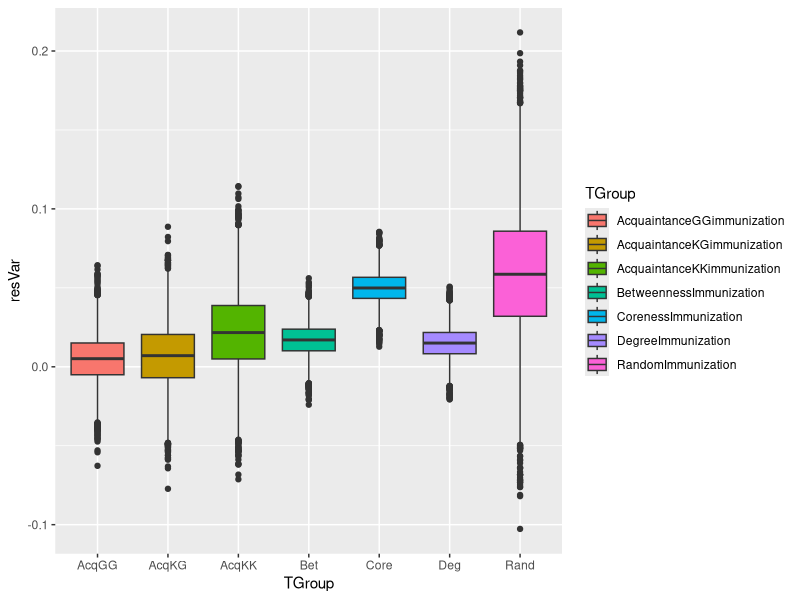
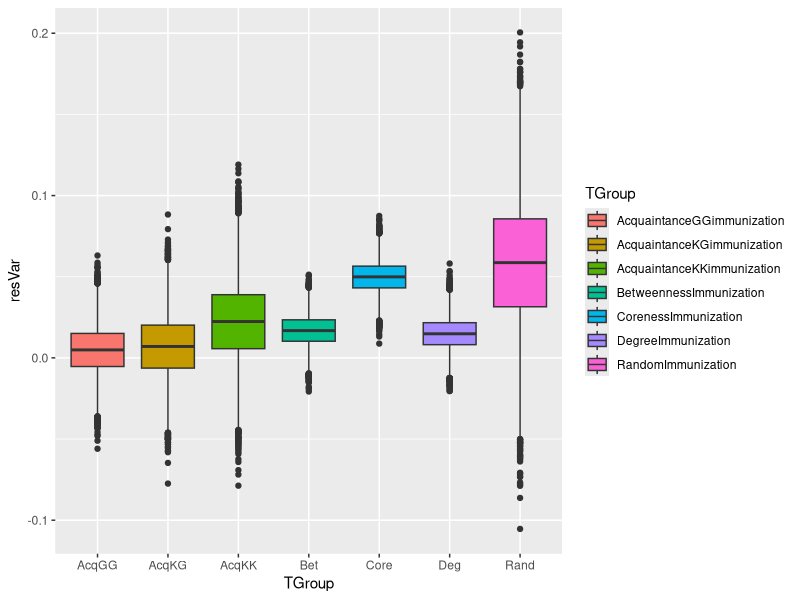
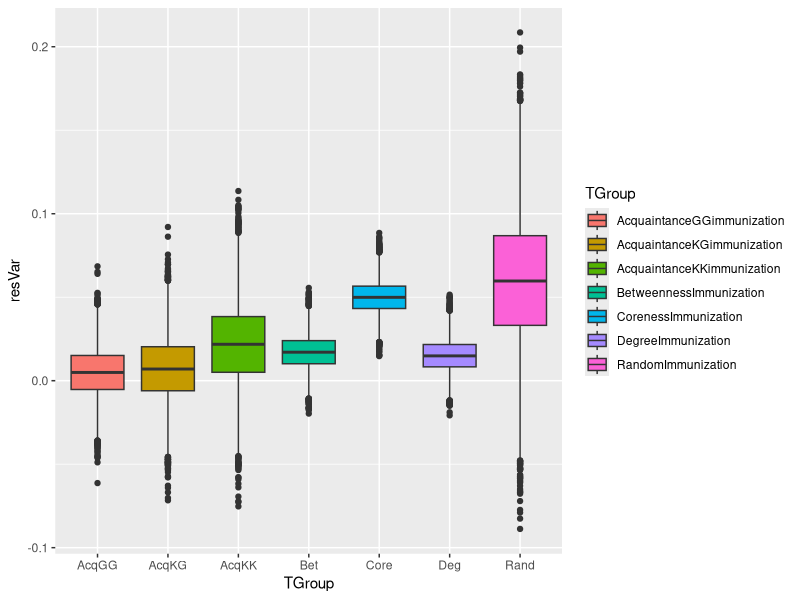
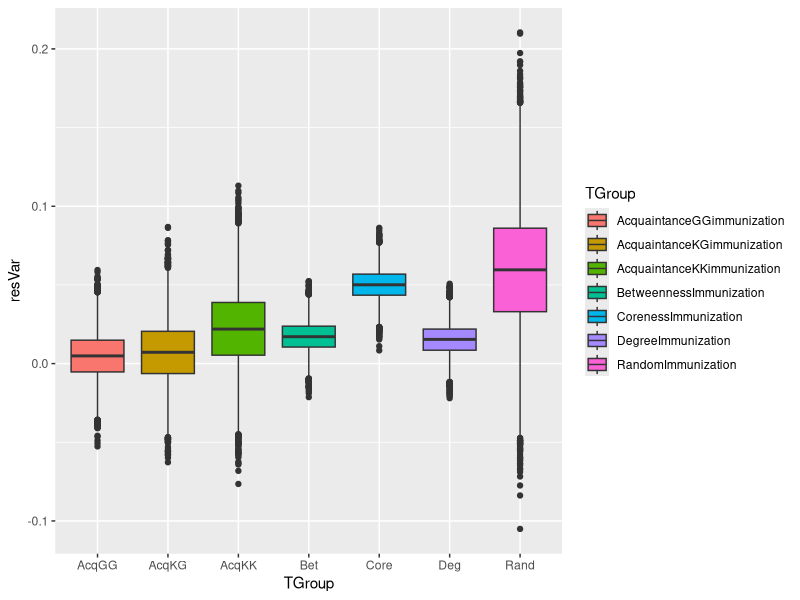
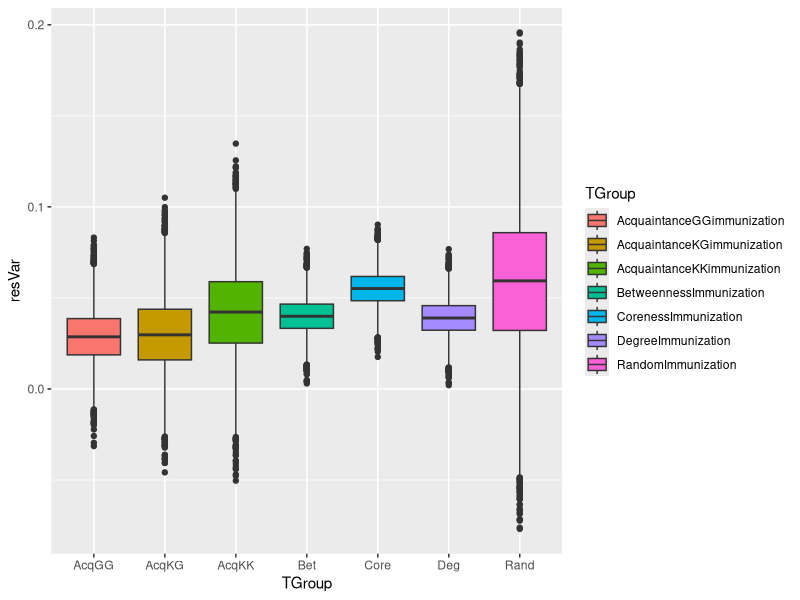
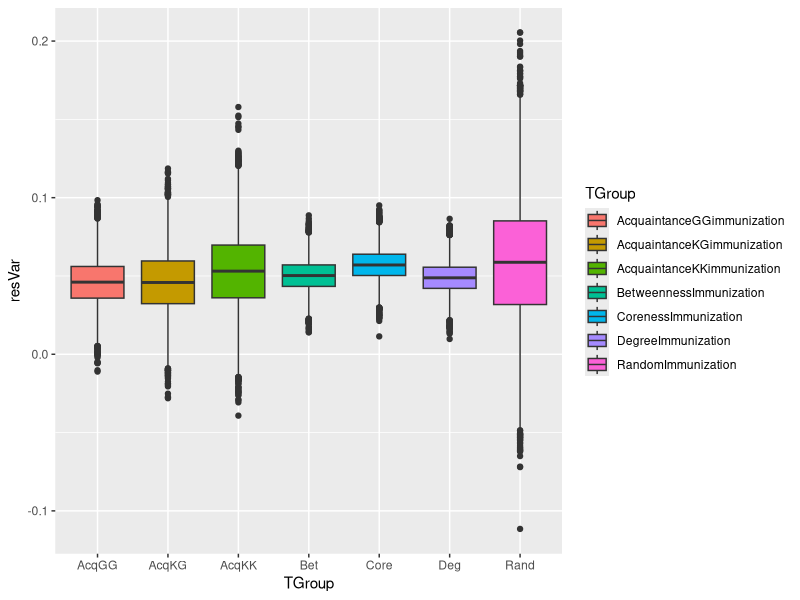
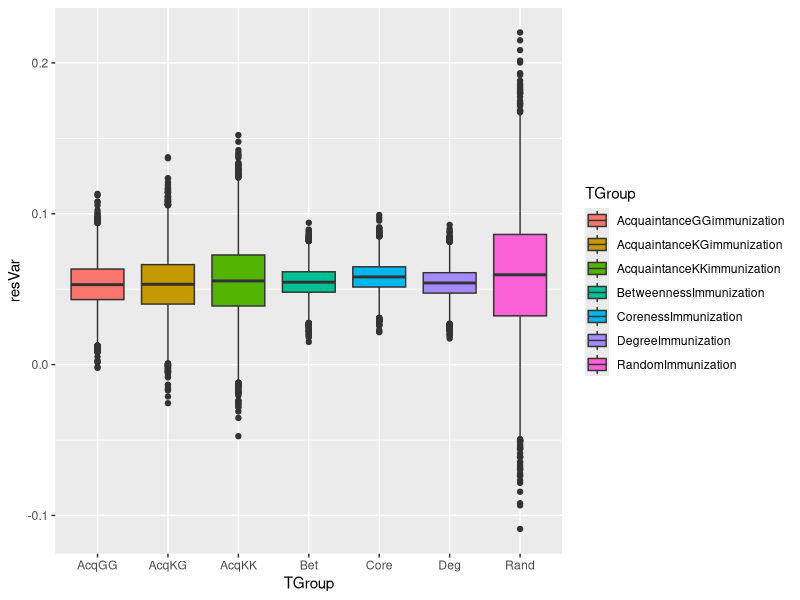
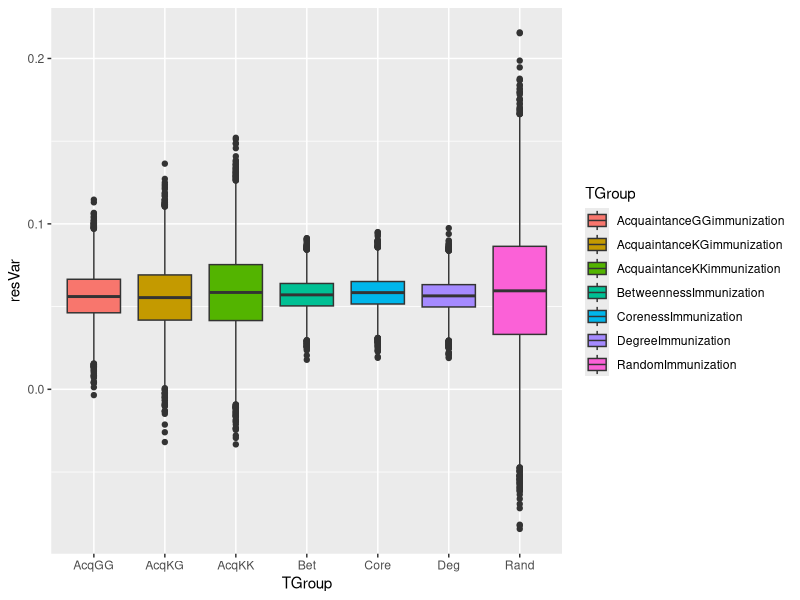

The R source for these figures, in order:
## ---- chunk 1
library(tidyverse)
## ---- chunk 2
nGroup <- 7 # number of treatment groups
nName <- c("RandomImmunization","BetweennessImmunization", "DegreeImmunization", "CorenessImmunization", "AcquaintanceKKimmunization", "AcquaintanceKGimmunization", "AcquaintanceGGimmunization" ) # names of groups
nSize <- c(10000,10000,10000, 10000, 10000, 10000, 10000) # number of observations in each group
nMean <- c(0.059,0.017,0.015, 0.05, 0.022, 0.007, 0.005) # mean of each group
nSD <- c(0.04, 0.01,0.01, 0.01, 0.025, 0.02, 0.015) # standard deviation of each group

ID <- 1:(sum(nSize)) # id vector for each row
resVar <- c(rnorm(n=nSize[1],mean=nMean[1],sd=nSD[1]),
            rnorm(n=nSize[2],mean=nMean[2],sd=nSD[2]),
            rnorm(n=nSize[3],mean=nMean[3],sd=nSD[3]),
            rnorm(n=nSize[4],mean=nMean[4],sd=nSD[4]),
            rnorm(n=nSize[5],mean=nMean[5],sd=nSD[5]),
            rnorm(n=nSize[6],mean=nMean[6],sd=nSD[6]),
            rnorm(n=nSize[7],mean=nMean[7],sd=nSD[7]))
TGroup <- rep(nName,nSize)
ANOdata <- data.frame(ID,TGroup,resVar)
str(ANOdata)
## ---- chunk 3
ANOmodel <- aov(resVar~TGroup,data=ANOdata)
print(ANOmodel)
print(summary(ANOmodel))
z <- summary(ANOmodel)
str(z)
aggregate(resVar~TGroup,data=ANOdata,FUN=mean)
unlist(z)
unlist(z)[7]
ANOsum <- list(Fval=unlist(z)[7],probF=unlist(z)[9])
ANOsum
## ---- chunk 4
ANOPlot <- ggplot(data=ANOdata,aes(x=TGroup,y=resVar,fill=TGroup)) +
           geom_boxplot()  + scale_x_discrete(labels=c("AcqGG", "AcqKG", "AcqKK", "Bet","Core","Deg","Rand"))
print(ANOPlot)
# ggsave(filename="Plot2.pdf",plot=ANOPlot,device="pdf")
#+ theme(text = element_text(size=20), axis.text.x = element_text(angle=90, hjust=1))
## ---- chunk 5
nGroup <- 7 # number of treatment groups
nName <- c("RandomImmunization","BetweennessImmunization", "DegreeImmunization", "CorenessImmunization", "AcquaintanceKKimmunization", "AcquaintanceKGimmunization", "AcquaintanceGGimmunization" ) # names of groups
nSize <- c(10000,10000,10000, 10000, 10000, 10000, 10000) # number of observations in each group
nMean <- c(0.059,0.017,0.015, 0.05, 0.022, 0.007, 0.005) # mean of each group
nSD <- c(0.04, 0.01,0.01, 0.01, 0.025, 0.02, 0.015) # standard deviation of each group

ID <- 1:(sum(nSize)) # id vector for each row
resVar <- c(rnorm(n=nSize[1],mean=nMean[1],sd=nSD[1]),
            rnorm(n=nSize[2],mean=nMean[2],sd=nSD[2]),
            rnorm(n=nSize[3],mean=nMean[3],sd=nSD[3]),
            rnorm(n=nSize[4],mean=nMean[4],sd=nSD[4]),
            rnorm(n=nSize[5],mean=nMean[5],sd=nSD[5]),
            rnorm(n=nSize[6],mean=nMean[6],sd=nSD[6]),
            rnorm(n=nSize[7],mean=nMean[7],sd=nSD[7]))
TGroup <- rep(nName,nSize)
ANOdata <- data.frame(ID,TGroup,resVar)
str(ANOdata)


 

ANOmodel <- aov(resVar~TGroup,data=ANOdata)
print(ANOmodel)
print(summary(ANOmodel))
z <- summary(ANOmodel)
str(z)
aggregate(resVar~TGroup,data=ANOdata,FUN=mean)
unlist(z)
unlist(z)[7]
ANOsum <- list(Fval=unlist(z)[7],probF=unlist(z)[9])
ANOsum








ANOPlot <- ggplot(data=ANOdata,aes(x=TGroup,y=resVar,fill=TGroup)) +
           geom_boxplot()  + scale_x_discrete(labels=c("AcqGG", "AcqKG", "AcqKK", "Bet","Core","Deg","Rand"))
print(ANOPlot)
# ggsave(filename="Plot2.pdf",plot=ANOPlot,device="pdf")
#+ theme(text = element_text(size=20), axis.text.x = element_text(angle=90, hjust=1))
## ---- chunk 6
nGroup <- 7 # number of treatment groups
nName <- c("RandomImmunization","BetweennessImmunization", "DegreeImmunization", "CorenessImmunization", "AcquaintanceKKimmunization", "AcquaintanceKGimmunization", "AcquaintanceGGimmunization" ) # names of groups
nSize <- c(10000,10000,10000, 10000, 10000, 10000, 10000) # number of observations in each group
nMean <- c(0.059,0.017,0.015, 0.05, 0.022, 0.007, 0.005) # mean of each group
nSD <- c(0.04, 0.01,0.01, 0.01, 0.025, 0.02, 0.015) # standard deviation of each group

ID <- 1:(sum(nSize)) # id vector for each row
resVar <- c(rnorm(n=nSize[1],mean=nMean[1],sd=nSD[1]),
            rnorm(n=nSize[2],mean=nMean[2],sd=nSD[2]),
            rnorm(n=nSize[3],mean=nMean[3],sd=nSD[3]),
            rnorm(n=nSize[4],mean=nMean[4],sd=nSD[4]),
            rnorm(n=nSize[5],mean=nMean[5],sd=nSD[5]),
            rnorm(n=nSize[6],mean=nMean[6],sd=nSD[6]),
            rnorm(n=nSize[7],mean=nMean[7],sd=nSD[7]))
TGroup <- rep(nName,nSize)
ANOdata <- data.frame(ID,TGroup,resVar)
str(ANOdata)


 

ANOmodel <- aov(resVar~TGroup,data=ANOdata)
print(ANOmodel)
print(summary(ANOmodel))
z <- summary(ANOmodel)
str(z)
aggregate(resVar~TGroup,data=ANOdata,FUN=mean)
unlist(z)
unlist(z)[7]
ANOsum <- list(Fval=unlist(z)[7],probF=unlist(z)[9])
ANOsum








ANOPlot <- ggplot(data=ANOdata,aes(x=TGroup,y=resVar,fill=TGroup)) +
           geom_boxplot()  + scale_x_discrete(labels=c("AcqGG", "AcqKG", "AcqKK", "Bet","Core","Deg","Rand"))
print(ANOPlot)
# ggsave(filename="Plot2.pdf",plot=ANOPlot,device="pdf")
#+ theme(text = element_text(size=20), axis.text.x = element_text(angle=90, hjust=1))
## ---- chunk 7
nGroup <- 7 # number of treatment groups
nName <- c("RandomImmunization","BetweennessImmunization", "DegreeImmunization", "CorenessImmunization", "AcquaintanceKKimmunization", "AcquaintanceKGimmunization", "AcquaintanceGGimmunization" ) # names of groups
nSize <- c(10000,10000,10000, 10000, 10000, 10000, 10000) # number of observations in each group
nMean <- c(0.059,0.017,0.015, 0.05, 0.022, 0.007, 0.005) # mean of each group
nSD <- c(0.04, 0.01,0.01, 0.01, 0.025, 0.02, 0.015) # standard deviation of each group

ID <- 1:(sum(nSize)) # id vector for each row
resVar <- c(rnorm(n=nSize[1],mean=nMean[1],sd=nSD[1]),
            rnorm(n=nSize[2],mean=nMean[2],sd=nSD[2]),
            rnorm(n=nSize[3],mean=nMean[3],sd=nSD[3]),
            rnorm(n=nSize[4],mean=nMean[4],sd=nSD[4]),
            rnorm(n=nSize[5],mean=nMean[5],sd=nSD[5]),
            rnorm(n=nSize[6],mean=nMean[6],sd=nSD[6]),
            rnorm(n=nSize[7],mean=nMean[7],sd=nSD[7]))
TGroup <- rep(nName,nSize)
ANOdata <- data.frame(ID,TGroup,resVar)
str(ANOdata)


 

ANOmodel <- aov(resVar~TGroup,data=ANOdata)
print(ANOmodel)
print(summary(ANOmodel))
z <- summary(ANOmodel)
str(z)
aggregate(resVar~TGroup,data=ANOdata,FUN=mean)
unlist(z)
unlist(z)[7]
ANOsum <- list(Fval=unlist(z)[7],probF=unlist(z)[9])
ANOsum








ANOPlot <- ggplot(data=ANOdata,aes(x=TGroup,y=resVar,fill=TGroup)) +
           geom_boxplot()  + scale_x_discrete(labels=c("AcqGG", "AcqKG", "AcqKK", "Bet","Core","Deg","Rand"))
print(ANOPlot)
# ggsave(filename="Plot2.pdf",plot=ANOPlot,device="pdf")
#+ theme(text = element_text(size=20), axis.text.x = element_text(angle=90, hjust=1))
## ---- chunk 8
nGroup <- 7 # number of treatment groups
nName <- c("RandomImmunization","BetweennessImmunization", "DegreeImmunization", "CorenessImmunization", "AcquaintanceKKimmunization", "AcquaintanceKGimmunization", "AcquaintanceGGimmunization" ) # names of groups
nSize <- c(10000,10000,10000, 10000, 10000, 10000, 10000) # number of observations in each group
nMean <- c(0.059,0.04,0.039, 0.055, 0.042, 0.03, 0.029) # mean of each group
nSD <- c(0.04, 0.01,0.01, 0.01, 0.025, 0.02, 0.015) # standard deviation of each group

ID <- 1:(sum(nSize)) # id vector for each row
resVar <- c(rnorm(n=nSize[1],mean=nMean[1],sd=nSD[1]),
            rnorm(n=nSize[2],mean=nMean[2],sd=nSD[2]),
            rnorm(n=nSize[3],mean=nMean[3],sd=nSD[3]),
            rnorm(n=nSize[4],mean=nMean[4],sd=nSD[4]),
            rnorm(n=nSize[5],mean=nMean[5],sd=nSD[5]),
            rnorm(n=nSize[6],mean=nMean[6],sd=nSD[6]),
            rnorm(n=nSize[7],mean=nMean[7],sd=nSD[7]))
TGroup <- rep(nName,nSize)
ANOdata <- data.frame(ID,TGroup,resVar)
str(ANOdata)


 

ANOmodel <- aov(resVar~TGroup,data=ANOdata)
print(ANOmodel)
print(summary(ANOmodel))
z <- summary(ANOmodel)
str(z)
aggregate(resVar~TGroup,data=ANOdata,FUN=mean)
unlist(z)
unlist(z)[7]
ANOsum <- list(Fval=unlist(z)[7],probF=unlist(z)[9])
ANOsum








ANOPlot <- ggplot(data=ANOdata,aes(x=TGroup,y=resVar,fill=TGroup)) +
           geom_boxplot()  + scale_x_discrete(labels=c("AcqGG", "AcqKG", "AcqKK", "Bet","Core","Deg","Rand"))
print(ANOPlot)
# ggsave(filename="Plot2.pdf",plot=ANOPlot,device="pdf")
#+ theme(text = element_text(size=20), axis.text.x = element_text(angle=90, hjust=1))
## ---- chunk 9
nGroup <- 7 # number of treatment groups
nName <- c("RandomImmunization","BetweennessImmunization", "DegreeImmunization", "CorenessImmunization", "AcquaintanceKKimmunization", "AcquaintanceKGimmunization", "AcquaintanceGGimmunization" ) # names of groups
nSize <- c(10000,10000,10000, 10000, 10000, 10000, 10000) # number of observations in each group
nMean <- c(0.059,0.05,0.049, 0.057, 0.053, 0.046, 0.046) # mean of each group
nSD <- c(0.04, 0.01,0.01, 0.01, 0.025, 0.02, 0.015) # standard deviation of each group

ID <- 1:(sum(nSize)) # id vector for each row
resVar <- c(rnorm(n=nSize[1],mean=nMean[1],sd=nSD[1]),
            rnorm(n=nSize[2],mean=nMean[2],sd=nSD[2]),
            rnorm(n=nSize[3],mean=nMean[3],sd=nSD[3]),
            rnorm(n=nSize[4],mean=nMean[4],sd=nSD[4]),
            rnorm(n=nSize[5],mean=nMean[5],sd=nSD[5]),
            rnorm(n=nSize[6],mean=nMean[6],sd=nSD[6]),
            rnorm(n=nSize[7],mean=nMean[7],sd=nSD[7]))
TGroup <- rep(nName,nSize)
ANOdata <- data.frame(ID,TGroup,resVar)
str(ANOdata)


 

ANOmodel <- aov(resVar~TGroup,data=ANOdata)
print(ANOmodel)
print(summary(ANOmodel))
z <- summary(ANOmodel)
str(z)
aggregate(resVar~TGroup,data=ANOdata,FUN=mean)
unlist(z)
unlist(z)[7]
ANOsum <- list(Fval=unlist(z)[7],probF=unlist(z)[9])
ANOsum








ANOPlot <- ggplot(data=ANOdata,aes(x=TGroup,y=resVar,fill=TGroup)) +
           geom_boxplot()  + scale_x_discrete(labels=c("AcqGG", "AcqKG", "AcqKK", "Bet","Core","Deg","Rand"))
print(ANOPlot)
# ggsave(filename="Plot2.pdf",plot=ANOPlot,device="pdf")
#+ theme(text = element_text(size=20), axis.text.x = element_text(angle=90, hjust=1))
## ---- chunk 10
nGroup <- 7 # number of treatment groups
nName <- c("RandomImmunization","BetweennessImmunization", "DegreeImmunization", "CorenessImmunization", "AcquaintanceKKimmunization", "AcquaintanceKGimmunization", "AcquaintanceGGimmunization" ) # names of groups
nSize <- c(10000,10000,10000, 10000, 10000, 10000, 10000) # number of observations in each group
nMean <- c(0.059,0.0545,0.054, 0.058, 0.056, 0.053, 0.053) # mean of each group
nSD <- c(0.04, 0.01,0.01, 0.01, 0.025, 0.02, 0.015) # standard deviation of each group

ID <- 1:(sum(nSize)) # id vector for each row
resVar <- c(rnorm(n=nSize[1],mean=nMean[1],sd=nSD[1]),
            rnorm(n=nSize[2],mean=nMean[2],sd=nSD[2]),
            rnorm(n=nSize[3],mean=nMean[3],sd=nSD[3]),
            rnorm(n=nSize[4],mean=nMean[4],sd=nSD[4]),
            rnorm(n=nSize[5],mean=nMean[5],sd=nSD[5]),
            rnorm(n=nSize[6],mean=nMean[6],sd=nSD[6]),
            rnorm(n=nSize[7],mean=nMean[7],sd=nSD[7]))
TGroup <- rep(nName,nSize)
ANOdata <- data.frame(ID,TGroup,resVar)
str(ANOdata)


 

ANOmodel <- aov(resVar~TGroup,data=ANOdata)
print(ANOmodel)
print(summary(ANOmodel))
z <- summary(ANOmodel)
str(z)
aggregate(resVar~TGroup,data=ANOdata,FUN=mean)
unlist(z)
unlist(z)[7]
ANOsum <- list(Fval=unlist(z)[7],probF=unlist(z)[9])
ANOsum








ANOPlot <- ggplot(data=ANOdata,aes(x=TGroup,y=resVar,fill=TGroup)) +
           geom_boxplot()  + scale_x_discrete(labels=c("AcqGG", "AcqKG", "AcqKK", "Bet","Core","Deg","Rand"))
print(ANOPlot)
# ggsave(filename="Plot2.pdf",plot=ANOPlot,device="pdf")
#+ theme(text = element_text(size=20), axis.text.x = element_text(angle=90, hjust=1))
## ---- chunk 11
nGroup <- 7 # number of treatment groups
nName <- c("RandomImmunization","BetweennessImmunization", "DegreeImmunization", "CorenessImmunization", "AcquaintanceKKimmunization", "AcquaintanceKGimmunization", "AcquaintanceGGimmunization" ) # names of groups
nSize <- c(10000,10000,10000, 10000, 10000, 10000, 10000) # number of observations in each group
nMean <- c(0.059,0.057,0.0565, 0.0585, 0.058, 0.056, 0.056) # mean of each group
nSD <- c(0.04, 0.01,0.01, 0.01, 0.025, 0.02, 0.015) # standard deviation of each group

ID <- 1:(sum(nSize)) # id vector for each row
resVar <- c(rnorm(n=nSize[1],mean=nMean[1],sd=nSD[1]),
            rnorm(n=nSize[2],mean=nMean[2],sd=nSD[2]),
            rnorm(n=nSize[3],mean=nMean[3],sd=nSD[3]),
            rnorm(n=nSize[4],mean=nMean[4],sd=nSD[4]),
            rnorm(n=nSize[5],mean=nMean[5],sd=nSD[5]),
            rnorm(n=nSize[6],mean=nMean[6],sd=nSD[6]),
            rnorm(n=nSize[7],mean=nMean[7],sd=nSD[7]))
TGroup <- rep(nName,nSize)
ANOdata <- data.frame(ID,TGroup,resVar)
str(ANOdata)


 

ANOmodel <- aov(resVar~TGroup,data=ANOdata)
print(ANOmodel)
print(summary(ANOmodel))
z <- summary(ANOmodel)
str(z)
aggregate(resVar~TGroup,data=ANOdata,FUN=mean)
unlist(z)
unlist(z)[7]
ANOsum <- list(Fval=unlist(z)[7],probF=unlist(z)[9])
ANOsum








ANOPlot <- ggplot(data=ANOdata,aes(x=TGroup,y=resVar,fill=TGroup)) +
           geom_boxplot()  + scale_x_discrete(labels=c("AcqGG", "AcqKG", "AcqKK", "Bet","Core","Deg","Rand"))
print(ANOPlot)
# ggsave(filename="Plot2.pdf",plot=ANOPlot,device="pdf")
#+ theme(text = element_text(size=20), axis.text.x = element_text(angle=90, hjust=1))
## ---- chunk 12
nGroup <- 7 # number of treatment groups
nName <- c("RandomImmunization","BetweennessImmunization", "DegreeImmunization", "CorenessImmunization", "AcquaintanceKKimmunization", "AcquaintanceKGimmunization", "AcquaintanceGGimmunization" ) # names of groups
nSize <- c(10000,10000,10000, 10000, 10000, 10000, 10000) # number of observations in each group
nMean <- c(0.059,0.058,0.05725, 0.05875, 0.05875, 0.0575, 0.0575) # mean of each group
nSD <- c(0.04, 0.01,0.01, 0.01, 0.025, 0.02, 0.015) # standard deviation of each group

ID <- 1:(sum(nSize)) # id vector for each row
resVar <- c(rnorm(n=nSize[1],mean=nMean[1],sd=nSD[1]),
            rnorm(n=nSize[2],mean=nMean[2],sd=nSD[2]),
            rnorm(n=nSize[3],mean=nMean[3],sd=nSD[3]),
            rnorm(n=nSize[4],mean=nMean[4],sd=nSD[4]),
            rnorm(n=nSize[5],mean=nMean[5],sd=nSD[5]),
            rnorm(n=nSize[6],mean=nMean[6],sd=nSD[6]),
            rnorm(n=nSize[7],mean=nMean[7],sd=nSD[7]))
TGroup <- rep(nName,nSize)
ANOdata <- data.frame(ID,TGroup,resVar)
str(ANOdata)


 

ANOmodel <- aov(resVar~TGroup,data=ANOdata)
print(ANOmodel)
print(summary(ANOmodel))
z <- summary(ANOmodel)
str(z)
aggregate(resVar~TGroup,data=ANOdata,FUN=mean)
unlist(z)
unlist(z)[7]
ANOsum <- list(Fval=unlist(z)[7],probF=unlist(z)[9])
ANOsum








ANOPlot <- ggplot(data=ANOdata,aes(x=TGroup,y=resVar,fill=TGroup)) +
           geom_boxplot()  + scale_x_discrete(labels=c("AcqGG", "AcqKG", "AcqKK", "Bet","Core","Deg","Rand"))
print(ANOPlot)
# ggsave(filename="Plot2.pdf",plot=ANOPlot,device="pdf")
#+ theme(text = element_text(size=20), axis.text.x = element_text(angle=90, hjust=1))
## ---- chunk 13
nGroup <- 7 # number of treatment groups
nName <- c("RandomImmunization","BetweennessImmunization", "DegreeImmunization", "CorenessImmunization", "AcquaintanceKKimmunization", "AcquaintanceKGimmunization", "AcquaintanceGGimmunization" ) # names of groups
nSize <- c(10000,10000,10000, 10000, 10000, 10000, 10000) # number of observations in each group
nMean <- c(0.059,0.0585,0.058, 0.0589, 0.0589, 0.05825, 0.05825) # mean of each group
nSD <- c(0.04, 0.01,0.01, 0.01, 0.025, 0.02, 0.015) # standard deviation of each group

ID <- 1:(sum(nSize)) # id vector for each row
resVar <- c(rnorm(n=nSize[1],mean=nMean[1],sd=nSD[1]),
            rnorm(n=nSize[2],mean=nMean[2],sd=nSD[2]),
            rnorm(n=nSize[3],mean=nMean[3],sd=nSD[3]),
            rnorm(n=nSize[4],mean=nMean[4],sd=nSD[4]),
            rnorm(n=nSize[5],mean=nMean[5],sd=nSD[5]),
            rnorm(n=nSize[6],mean=nMean[6],sd=nSD[6]),
            rnorm(n=nSize[7],mean=nMean[7],sd=nSD[7]))
TGroup <- rep(nName,nSize)
ANOdata <- data.frame(ID,TGroup,resVar)
str(ANOdata)


 

ANOmodel <- aov(resVar~TGroup,data=ANOdata)
print(ANOmodel)
print(summary(ANOmodel))
z <- summary(ANOmodel)
str(z)
aggregate(resVar~TGroup,data=ANOdata,FUN=mean)
unlist(z)
unlist(z)[7]
ANOsum <- list(Fval=unlist(z)[7],probF=unlist(z)[9])
ANOsum








ANOPlot <- ggplot(data=ANOdata,aes(x=TGroup,y=resVar,fill=TGroup)) +
           geom_boxplot()  + scale_x_discrete(labels=c("AcqGG", "AcqKG", "AcqKK", "Bet","Core","Deg","Rand"))
print(ANOPlot)
# ggsave(filename="Plot2.pdf",plot=ANOPlot,device="pdf")
#+ theme(text = element_text(size=20), axis.text.x = element_text(angle=90, hjust=1))
## ---- chunk 14
nGroup <- 7 # number of treatment groups
nName <- c("RandomImmunization","BetweennessImmunization", "DegreeImmunization", "CorenessImmunization", "AcquaintanceKKimmunization", "AcquaintanceKGimmunization", "AcquaintanceGGimmunization" ) # names of groups
nSize <- c(10000,10000,10000, 10000, 10000, 10000, 10000) # number of observations in each group
nMean <- c(0.059,0.05875,0.0585, 0.05895, 0.05895, 0.0588, 0.0588) # mean of each group
nSD <- c(0.04, 0.01,0.01, 0.01, 0.025, 0.02, 0.015) # standard deviation of each group

ID <- 1:(sum(nSize)) # id vector for each row
resVar <- c(rnorm(n=nSize[1],mean=nMean[1],sd=nSD[1]),
            rnorm(n=nSize[2],mean=nMean[2],sd=nSD[2]),
            rnorm(n=nSize[3],mean=nMean[3],sd=nSD[3]),
            rnorm(n=nSize[4],mean=nMean[4],sd=nSD[4]),
            rnorm(n=nSize[5],mean=nMean[5],sd=nSD[5]),
            rnorm(n=nSize[6],mean=nMean[6],sd=nSD[6]),
            rnorm(n=nSize[7],mean=nMean[7],sd=nSD[7]))
TGroup <- rep(nName,nSize)
ANOdata <- data.frame(ID,TGroup,resVar)
str(ANOdata)


 

ANOmodel <- aov(resVar~TGroup,data=ANOdata)
print(ANOmodel)
print(summary(ANOmodel))
z <- summary(ANOmodel)
str(z)
aggregate(resVar~TGroup,data=ANOdata,FUN=mean)
unlist(z)
unlist(z)[7]
ANOsum <- list(Fval=unlist(z)[7],probF=unlist(z)[9])
ANOsum








ANOPlot <- ggplot(data=ANOdata,aes(x=TGroup,y=resVar,fill=TGroup)) +
           geom_boxplot()  + scale_x_discrete(labels=c("AcqGG", "AcqKG", "AcqKK", "Bet","Core","Deg","Rand"))
print(ANOPlot)
# ggsave(filename="Plot2.pdf",plot=ANOPlot,device="pdf")
#+ theme(text = element_text(size=20), axis.text.x = element_text(angle=90, hjust=1))
## ---- chunk 15
nGroup <- 7 # number of treatment groups
nName <- c("RandomImmunization","BetweennessImmunization", "DegreeImmunization", "CorenessImmunization", "AcquaintanceKKimmunization", "AcquaintanceKGimmunization", "AcquaintanceGGimmunization" ) # names of groups
N <- 5000
nSize <- c(N,N,N, N, N, N, N) # number of observations in each group
nMean <- c(0.059,0.017,0.015, 0.05, 0.022, 0.007, 0.005) # mean of each group
nSD <- c(0.04, 0.01,0.01, 0.01, 0.025, 0.02, 0.015) # standard deviation of each group

ID <- 1:(sum(nSize)) # id vector for each row
resVar <- c(rnorm(n=nSize[1],mean=nMean[1],sd=nSD[1]),
            rnorm(n=nSize[2],mean=nMean[2],sd=nSD[2]),
            rnorm(n=nSize[3],mean=nMean[3],sd=nSD[3]),
            rnorm(n=nSize[4],mean=nMean[4],sd=nSD[4]),
            rnorm(n=nSize[5],mean=nMean[5],sd=nSD[5]),
            rnorm(n=nSize[6],mean=nMean[6],sd=nSD[6]),
            rnorm(n=nSize[7],mean=nMean[7],sd=nSD[7]))
TGroup <- rep(nName,nSize)
ANOdata <- data.frame(ID,TGroup,resVar)
str(ANOdata)


 

ANOmodel <- aov(resVar~TGroup,data=ANOdata)
print(ANOmodel)
print(summary(ANOmodel))
z <- summary(ANOmodel)
str(z)
aggregate(resVar~TGroup,data=ANOdata,FUN=mean)
unlist(z)
unlist(z)[7]
ANOsum <- list(Fval=unlist(z)[7],probF=unlist(z)[9])
ANOsum








ANOPlot <- ggplot(data=ANOdata,aes(x=TGroup,y=resVar,fill=TGroup)) +
           geom_boxplot()  + scale_x_discrete(labels=c("AcqGG", "AcqKG", "AcqKK", "Bet","Core","Deg","Rand"))
print(ANOPlot)
# ggsave(filename="Plot2.pdf",plot=ANOPlot,device="pdf")
#+ theme(text = element_text(size=20), axis.text.x = element_text(angle=90, hjust=1))
## ---- chunk 16
nGroup <- 7 # number of treatment groups
nName <- c("RandomImmunization","BetweennessImmunization", "DegreeImmunization", "CorenessImmunization", "AcquaintanceKKimmunization", "AcquaintanceKGimmunization", "AcquaintanceGGimmunization" ) # names of groups
N <- 5000
nSize <- c(N,N,N, N, N, N, N) # number of observations in each group
nMean <- c(0.059,0.017,0.015, 0.05, 0.022, 0.007, 0.005) # mean of each group
nSD <- c(0.04, 0.01,0.01, 0.01, 0.025, 0.02, 0.015) # standard deviation of each group

ID <- 1:(sum(nSize)) # id vector for each row
resVar <- c(rnorm(n=nSize[1],mean=nMean[1],sd=nSD[1]),
            rnorm(n=nSize[2],mean=nMean[2],sd=nSD[2]),
            rnorm(n=nSize[3],mean=nMean[3],sd=nSD[3]),
            rnorm(n=nSize[4],mean=nMean[4],sd=nSD[4]),
            rnorm(n=nSize[5],mean=nMean[5],sd=nSD[5]),
            rnorm(n=nSize[6],mean=nMean[6],sd=nSD[6]),
            rnorm(n=nSize[7],mean=nMean[7],sd=nSD[7]))
TGroup <- rep(nName,nSize)
ANOdata <- data.frame(ID,TGroup,resVar)
str(ANOdata)


 

ANOmodel <- aov(resVar~TGroup,data=ANOdata)
print(ANOmodel)
print(summary(ANOmodel))
z <- summary(ANOmodel)
str(z)
aggregate(resVar~TGroup,data=ANOdata,FUN=mean)
unlist(z)
unlist(z)[7]
ANOsum <- list(Fval=unlist(z)[7],probF=unlist(z)[9])
ANOsum








ANOPlot <- ggplot(data=ANOdata,aes(x=TGroup,y=resVar,fill=TGroup)) +
           geom_boxplot()  + scale_x_discrete(labels=c("AcqGG", "AcqKG", "AcqKK", "Bet","Core","Deg","Rand"))
print(ANOPlot)
# ggsave(filename="Plot2.pdf",plot=ANOPlot,device="pdf")
#+ theme(text = element_text(size=20), axis.text.x = element_text(angle=90, hjust=1))
## ---- chunk 17
nGroup <- 7 # number of treatment groups
nName <- c("RandomImmunization","BetweennessImmunization", "DegreeImmunization", "CorenessImmunization", "AcquaintanceKKimmunization", "AcquaintanceKGimmunization", "AcquaintanceGGimmunization" ) # names of groups
N <- 5000
nSize <- c(N,N,N, N, N, N, N) # number of observations in each group
nSD <- c(0.04, 0.01,0.01, 0.01, 0.025, 0.02, 0.015) # standard deviation of each group

ID <- 1:(sum(nSize)) # id vector for each row
resVar <- c(rnorm(n=nSize[1],mean=nMean[1],sd=nSD[1]),
            rnorm(n=nSize[2],mean=nMean[2],sd=nSD[2]),
            rnorm(n=nSize[3],mean=nMean[3],sd=nSD[3]),
            rnorm(n=nSize[4],mean=nMean[4],sd=nSD[4]),
            rnorm(n=nSize[5],mean=nMean[5],sd=nSD[5]),
            rnorm(n=nSize[6],mean=nMean[6],sd=nSD[6]),
            rnorm(n=nSize[7],mean=nMean[7],sd=nSD[7]))
TGroup <- rep(nName,nSize)
ANOdata <- data.frame(ID,TGroup,resVar)
str(ANOdata)


 

ANOmodel <- aov(resVar~TGroup,data=ANOdata)
print(ANOmodel)
print(summary(ANOmodel))
z <- summary(ANOmodel)
str(z)
aggregate(resVar~TGroup,data=ANOdata,FUN=mean)
unlist(z)
unlist(z)[7]
ANOsum <- list(Fval=unlist(z)[7],probF=unlist(z)[9])
ANOsum








ANOPlot <- ggplot(data=ANOdata,aes(x=TGroup,y=resVar,fill=TGroup)) +
           geom_boxplot()  + scale_x_discrete(labels=c("AcqGG", "AcqKG", "AcqKK", "Bet","Core","Deg","Rand"))
print(ANOPlot)
# ggsave(filename="Plot2.pdf",plot=ANOPlot,device="pdf")
#+ theme(text = element_text(size=20), axis.text.x = element_text(angle=90, hjust=1))
## ---- chunk 18
nGroup <- 7 # number of treatment groups
nName <- c("RandomImmunization","BetweennessImmunization", "DegreeImmunization", "CorenessImmunization", "AcquaintanceKKimmunization", "AcquaintanceKGimmunization", "AcquaintanceGGimmunization" ) # names of groups
N <- 2
nSize <- c(N,N,N, N, N, N, N) # number of observations in each group
nMean <- c(0.059,0.017,0.015, 0.05, 0.022, 0.007, 0.005) # mean of each group
nSD <- c(0.04, 0.01,0.01, 0.01, 0.025, 0.02, 0.015) # standard deviation of each group

ID <- 1:(sum(nSize)) # id vector for each row
resVar <- c(rnorm(n=nSize[1],mean=nMean[1],sd=nSD[1]),
            rnorm(n=nSize[2],mean=nMean[2],sd=nSD[2]),
            rnorm(n=nSize[3],mean=nMean[3],sd=nSD[3]),
            rnorm(n=nSize[4],mean=nMean[4],sd=nSD[4]),
            rnorm(n=nSize[5],mean=nMean[5],sd=nSD[5]),
            rnorm(n=nSize[6],mean=nMean[6],sd=nSD[6]),
            rnorm(n=nSize[7],mean=nMean[7],sd=nSD[7]))
TGroup <- rep(nName,nSize)
ANOdata <- data.frame(ID,TGroup,resVar)
str(ANOdata)


 

ANOmodel <- aov(resVar~TGroup,data=ANOdata)
print(ANOmodel)
print(summary(ANOmodel))
z <- summary(ANOmodel)
str(z)
aggregate(resVar~TGroup,data=ANOdata,FUN=mean)
unlist(z)
unlist(z)[7]
ANOsum <- list(Fval=unlist(z)[7],probF=unlist(z)[9])
ANOsum








ANOPlot <- ggplot(data=ANOdata,aes(x=TGroup,y=resVar,fill=TGroup)) +
           geom_boxplot()  + scale_x_discrete(labels=c("AcqGG", "AcqKG", "AcqKK", "Bet","Core","Deg","Rand"))
print(ANOPlot)
# ggsave(filename="Plot2.pdf",plot=ANOPlot,device="pdf")
#+ theme(text = element_text(size=20), axis.text.x = element_text(angle=90, hjust=1))
